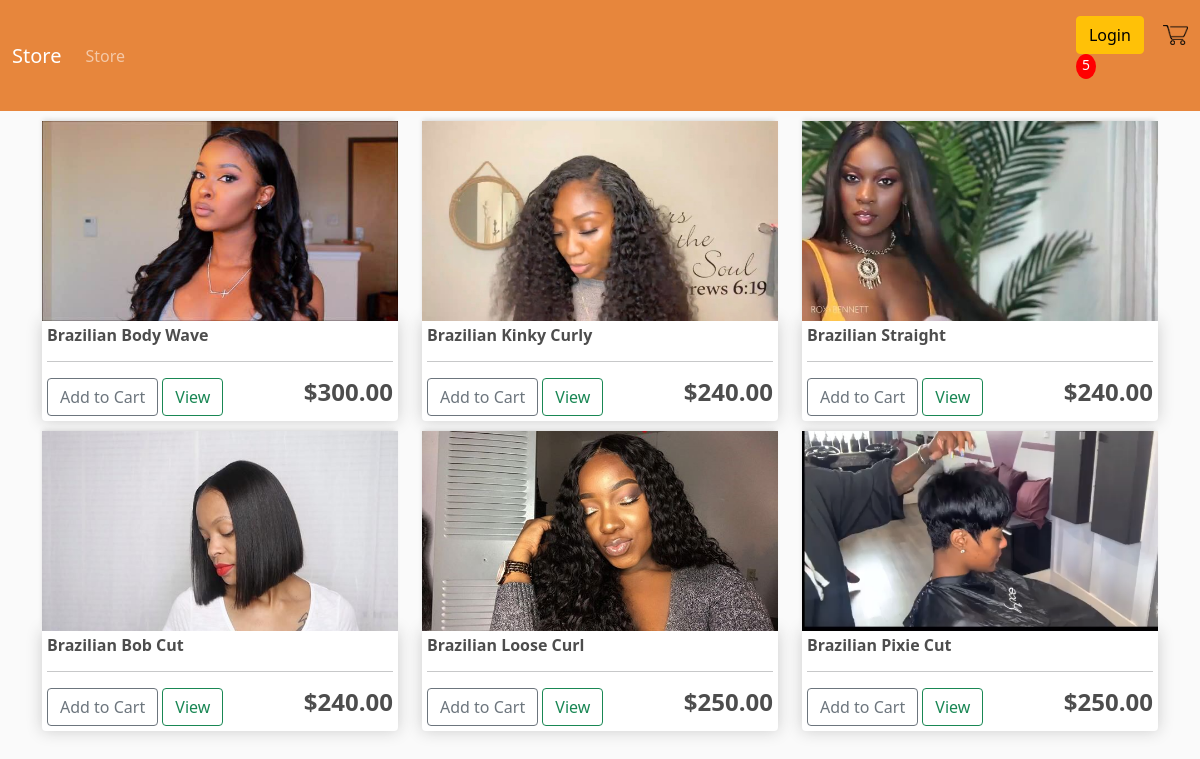
The app's page / (signed in) with its own data.
### store/models.py (models this page shows, shortened)
class Product(models.Model):
    name = models.CharField(max_length= 200, null= True)
    price = models.FloatField()
    digital = models.BooleanField(default=False, null=True, blank=True)
    image = models.ImageField(null=True, blank=True)
    @property
    def imageUrl(self):
        try:
            url= self.image.url
        except:
            url=''
        return url

### store/views.py (the view)
# urls.py: path('', views.store, name="store"),
def store(request):
	if request.user.is_authenticated:
		customer = request.user.customer
		order, created = Order.objects.get_or_create(customer=customer, complete=False)   #quering and odject or creating one
		items = order.orderitem_set.all()
		cartItems = order.get_cart_items
	else:
		items = []
		order  = {'get_cart_total':0, 'get_cart_items':0, 'shipping':False}
		cartItems = order['get_cart_items']
	products = Product.objects.all()
	context = {'products': products, 'cartItems':cartItems }
	return render(request, 'store/store.html', context)

### store/models.py (called while the page is built)
    @property
    def get_cart_items(self):                       #loop to get the total quantity in cart
        orderitems = self.orderitem_set.all()
        total = sum([item.quantity for item in orderitems])
        return total

### store/templates/store/store.html
{% extends 'store/main.html'%}
{%load static%}
{% block content %}
    <div class="row">
      {% for product in products%}
      <div class="col-lg-4">
        <img class="thumbnail" src="{{product.imageUrl}}" alt="">
        <div class="box-element product">
          <h6><strong>{{product.name}} </strong></h6>
          <hr>
          <button data-product={{product.id}} data-action="add" class="btn btn-outline-secondary add-btn update-cart" >Add to Cart </button>
          <a class="btn btn-outline-success" href="#">View</a>
          <h4 style="display: inline-block; float: right"> <strong> ${{product.price|floatformat:2}}</strong> </h4>
        </div>
      </div>
      {% endfor%}
    </div>
{% endblock content%}

### store/static/css/main.css (style rules this page uses)
body { background-color: hsl(0, 0%, 98%); }
h1,h2,h3,h4,h5,h6 { color:hsl(0, 0%, 30%); }
.box-element { box-shadow:hsl(0, 0%, 80%) 0 0 16px; background-color: #fff; border-radius: 4px; padding: 5px; }
.thumbnail { width: 100%; height: 200px; -webkit-box-shadow: -1px -3px 5px -2px rgba(214,214,214,1); -moz-box-shadow: -1px -3px 5px -2px rgba(214,214,214,1); box-shadow: -1px -3px 5px -2px rgba(214,214,214,1); }
.product { border-radius: 0 0 4px 4px; }
.col-lg-4, .col-lg-6, .col-lg-8, .col-lg-12 { margin-top: 10px; }
.btn { border-radius: 10; }

### records on screen
Product: imageUrl (picture), name "Brazilian Body Wave", price "300.00"
Product: imageUrl (picture), name "Brazilian Kinky Curly", price "240.00"
Product: imageUrl (picture), name "Brazilian Straight", price "240.00"
Product: imageUrl (picture), name "Brazilian Bob Cut", price "240.00"
Product: imageUrl (picture), name "Brazilian Loose Curl", price "250.00"
Product: imageUrl (picture), name "Brazilian Pixie Cut", price "250.00"

### other values on screen
{{ cartItems }} "5"
